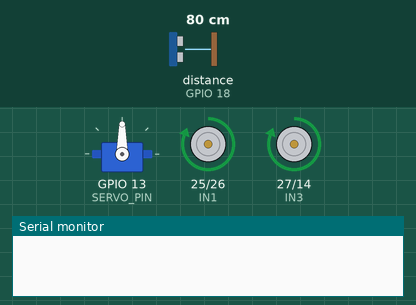
The sketch below on a simulated ESP32. On the bench: servo, motor-driver pin pairs drawn as motors (green arrow = first pin HIGH = forward, orange = second pin HIGH = backward, longer = more drive), the last lines printed to the serial monitor. Wiring (inferred from the names in the program): ultrasonic range finder: trigger GPIO 5; echo GPIO 18. The inputs (shaded band) are chosen by the test bench; at power-on: distance to the obstacle (sensor on GPIO 18) 80 cm. The echo pulse lasts 58.3 µs per cm; random numbers use the default seed unless the sketch sets one.

Above: at 1.7 s.
1.8 s: distance to the obstacle (sensor on GPIO 18) set to 56 cm
3.3 s: distance to the obstacle (sensor on GPIO 18) set to 46 cm
At 4.08 s:
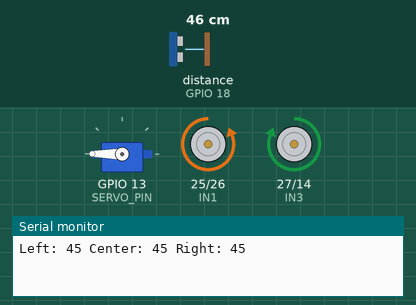
At 4.75 s:
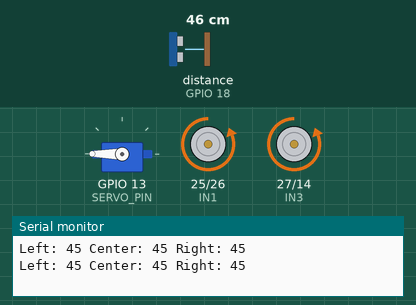
6.3 s: distance to the obstacle (sensor on GPIO 18) set to 60 cm
9.3 s: distance to the obstacle (sensor on GPIO 18) set to 2 cm
At 10.05 s:
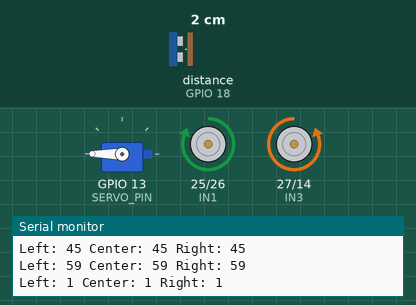
12.3 s: distance to the obstacle (sensor on GPIO 18) set to 120 cm
Timing chart, 0 to 15.3 s (numbered marks = the images above; inputs shaded):
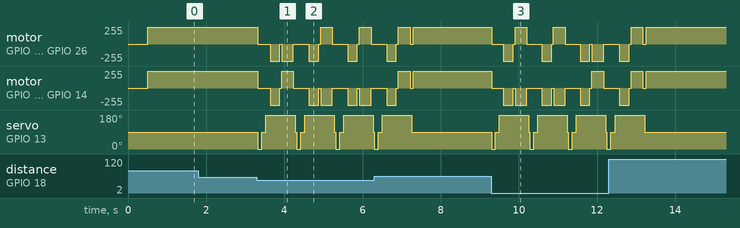

The sketch:

04-smart-ultrasonic-scanning-robot.ino
```cpp
#include <ESP32Servo.h>  // ESP32-compatible Servo library

#define IN1 25
#define IN2 26
#define IN3 27
#define IN4 14

#define TRIG_PIN 5
#define ECHO_PIN 18

#define SAFE_DISTANCE 50  // cm
#define BACK_TIME 250
#define TURN_TIME 300

#define SERVO_PIN 13
#define SERVO_LEFT 0
#define SERVO_CENTER 90
#define SERVO_RIGHT 180

Servo myServo;

long duration;
int distance;
int leftDist = 0, centerDist = 0, rightDist = 0;

void setup() {
  pinMode(IN1, OUTPUT);
  pinMode(IN2, OUTPUT);
  pinMode(IN3, OUTPUT);
  pinMode(IN4, OUTPUT);

  pinMode(TRIG_PIN, OUTPUT);
  pinMode(ECHO_PIN, INPUT);

  Serial.begin(115200);
  randomSeed(analogRead(0));

  myServo.attach(SERVO_PIN, 500, 2400); // min & max pulse width for ESP32
  myServo.write(SERVO_CENTER); // start forward
  delay(500);
}

// ===== MAIN LOOP =====
void loop() {
  // Continuously scan while moving forward
  centerDist = getDistance();
  if (centerDist > SAFE_DISTANCE || centerDist == 0) {
    forward();
  } else {
    stop();
    avoidObstacle();
  }

  delay(30); // small delay for stability
}

// ===== AVOID OBSTACLE SMARTLY =====
void avoidObstacle() {
  // Read distances for left, center, right quickly
  leftDist = scanServo(SERVO_LEFT);
  centerDist = scanServo(SERVO_CENTER);
  rightDist = scanServo(SERVO_RIGHT);

  Serial.print("Left: "); Serial.print(leftDist);
  Serial.print(" Center: "); Serial.print(centerDist);
  Serial.print(" Right: "); Serial.println(rightDist);

  // Backup a little before turning
  backward();
  delay(BACK_TIME);
  stop();
  delay(50);

  // Decide direction based on max distance
  int maxDist = max(leftDist, max(centerDist, rightDist));

  if (maxDist == centerDist && centerDist > SAFE_DISTANCE) {
    forward();
  } else if (maxDist == leftDist && leftDist > SAFE_DISTANCE) {
    left();
  } else if (maxDist == rightDist && rightDist > SAFE_DISTANCE) {
    right();
  } else {
    // all blocked → random turn
    bool turnRight = random(0, 2);
    if (turnRight) right();
    else left();
  }

  delay(TURN_TIME);
  stop();
  delay(50);

  // Reset servo to center
  myServo.write(SERVO_CENTER);
}

// ===== FAST SERVO SCAN =====
int scanServo(int angle) {
  myServo.write(angle);
  delay(100); // very short delay for servo to reach position
  return getDistance();
}

// ===== ULTRASONIC =====
int getDistance() {
  digitalWrite(TRIG_PIN, LOW);
  delayMicroseconds(2);
  digitalWrite(TRIG_PIN, HIGH);
  delayMicroseconds(10);
  digitalWrite(TRIG_PIN, LOW);

  duration = pulseIn(ECHO_PIN, HIGH, 25000); // 25ms timeout
  if (duration == 0) return 0;

  return duration * 0.034 / 2; // cm
}

// ===== MOTOR CONTROL =====
void forward() {
  digitalWrite(IN1, HIGH);
  digitalWrite(IN2, LOW);
  digitalWrite(IN3, HIGH);
  digitalWrite(IN4, LOW);
}

void backward() {
  digitalWrite(IN1, LOW);
  digitalWrite(IN2, HIGH);
  digitalWrite(IN3, LOW);
  digitalWrite(IN4, HIGH);
}

void stop() {
  digitalWrite(IN1, LOW);
  digitalWrite(IN2, LOW);
  digitalWrite(IN3, LOW);
  digitalWrite(IN4, LOW);
}

void left() {
  digitalWrite(IN1, LOW);
  digitalWrite(IN2, HIGH);
  digitalWrite(IN3, HIGH);
  digitalWrite(IN4, LOW);
}

void right() {
  digitalWrite(IN1, HIGH);
  digitalWrite(IN2, LOW);
  digitalWrite(IN3, LOW);
  digitalWrite(IN4, HIGH);
}
```

Measured:
- the behaviour switches between 52 and 51 cm on distance to the obstacle (sensor on GPIO 18) (found by bisection; images 0 and 1)
- after the input at 1.8 s, every drawn part: stays the same
- after the input at 3.3 s, servo on GPIO 13 (SERVO_PIN): 90° → 0° at once, then repeats every 0.99 s: 90° 0.10 s, 180° 0.75 s, 90° 0.03 s, 0° 0.10 s
- after the input at 9.3 s, servo on GPIO 13 (SERVO_PIN): 90° → 0° at once, then repeats every 0.98 s: 90° 0.10 s, 180° 0.75 s, 90° 0.03 s, 0° 0.10 s
